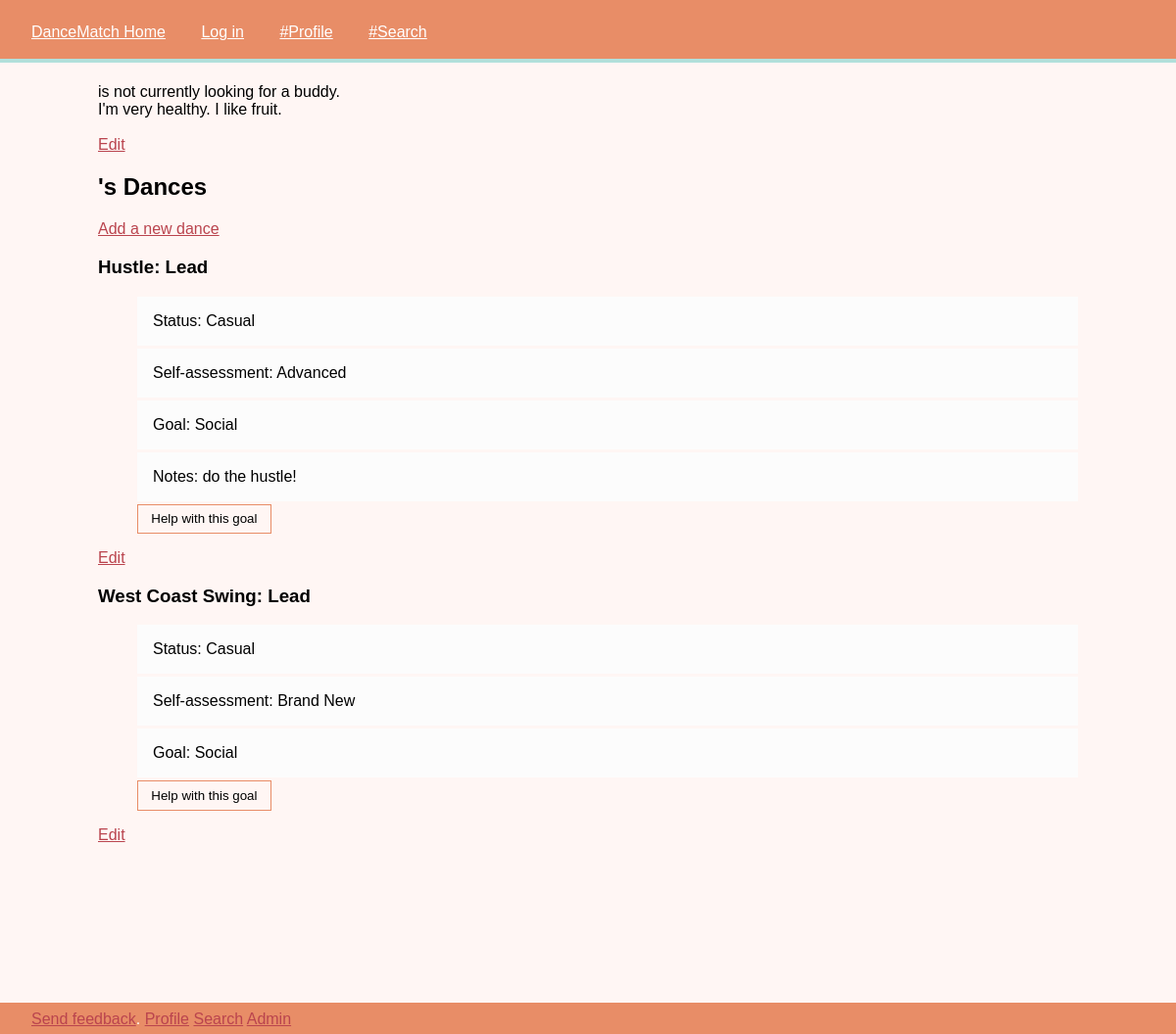
Screenshot of /profile/3/ with the database file from the repository.
### dancematch_app/models.py (models this page shows, shortened)
class Dancer(models.Model):
    user = models.OneToOneField(User)
    bio = models.TextField()
    img_path = models.CharField(max_length=200, default="/static/uploads/default.png")

class DancePrefs(models.Model):
    dance = models.ForeignKey(Dance)
    dancer = models.ForeignKey(Dancer)
    role = models.ForeignKey(DanceRole)
    skill_level = models.ForeignKey(SkillLevel, default=1)
    activity = models.ForeignKey(Activity, default=1)
    goal = models.ForeignKey(Goals, default=1)
    notes = models.TextField(blank=True)
    class Meta:
        verbose_name_plural = "dance prefs"

class Dance(models.Model):
    name = models.CharField(default='', max_length=200)
    description = models.TextField(blank=True)
    class Meta:
        ordering = ["name"]
    def __str__(self):
        return self.name

class DanceRole(models.Model):
    name = models.CharField(max_length=200)
    def __str__(self):
        return self.name

class Activity(models.Model):
    name = models.CharField(max_length=200)
    class Meta:
        verbose_name_plural = "activities"
    def __str__(self):
        return self.name

class SkillLevel(models.Model):
    name = models.CharField(max_length=200)
    def __str__(self):
        return self.name

class Goals(models.Model):
    name = models.CharField(max_length=200)
    class Meta:
        verbose_name_plural = "goals"
    def __str__(self):
        return self.name

### dancematch_app/views.py (the view)
# urls.py: url(r'^profile/(?P<dancer_id>[0-9]+)/$', views.profile, name='profile'),
def profile(request, dancer_id):
    dancer = get_object_or_404(Dancer, pk=dancer_id)
    dance_prefs = DancePrefs.objects.filter(dancer=dancer)
    return render(request, 'profile.html', {'dancer': dancer,
                                            'dance_prefs': dance_prefs,
                                            })

### dancematch_app/templates/profile.html (shortened to what this page needs)
{% extends "base_generic.html" %}
{% load staticfiles %}
{% block content %}
{% if dancer.active_member %}
    {{ dancer.name }} is looking for a buddy!
{% else %}
    {{ dancer.name }} is not currently looking for a buddy.
{% endif %}
<div class="bio">
    {{ dancer.bio }}
</div>
<br>
<a href="/edit/{{ dancer.id }}">Edit</a>
<h2>{{ dancer.name }}'s Dances</h2>
<a href="/edit/{{ dancer.id }}/0/">Add a new dance</a>
{% for dance_pref in dance_prefs|dictsort:"dance.name" %}
    <h3>{{ dance_pref.dance }}: {{ dance_pref.role }}</h3>
    <ul class="prefs">
        {% if dance_pref.activity %}
            <li>Status: {{ dance_pref.activity }}</li>
        {% endif %}
        {% if dance_pref.skill_level %}
            <li>Self-assessment: {{ dance_pref.skill_level }}</li>
        {% endif %}
        {%  if dance_pref.goal %}
            <li>Goal: {{ dance_pref.goal }}</li>
        {% endif %}
        {% if dance_pref.notes != '' %}
            <li>Notes: {{ dance_pref.notes }}</li>
        {% endif %}
        {% if dance_pref.activity.name != "Inactive" %}
            <input class="button" type="button" value="Help with this goal"/>
        {% endif %}
    </ul>
    <a href="/edit/{{ dancer.id }}/{{ dance_pref.id }}/">Edit</a>
{% empty %}
    {{ dancer.name }} has not added any dances.
{% endfor %}
{% endblock %}

### dancematch_app/static/styles/style.css (style rules this page uses)
body { background: #fff6f4; padding: 0; margin: 0; font-family: "Trebuchet MS", sans-serif; }
a { color: #ba444e; }
ul { list-style-type: none; }
li { background-color: #fcfcfc; list-style-type: none; border-bottom: 3px solid #fff6f4; padding: 1em; }
button, .button { display: block; padding: 0.5em 1em; border: 1px solid #e88d67; background-color: #fff6f4; }

### rows the page displays
Dancer: bio "I'm very healthy. I like fruit."
DancePrefs: dance "Hustle", role "Lead", activity "Casual", skill_level "Advanced", goal "Social", notes "do the hustle!"
DancePrefs: dance "West Coast Swing", role "Lead", activity "Casual", skill_level "Brand New", goal "Social"
